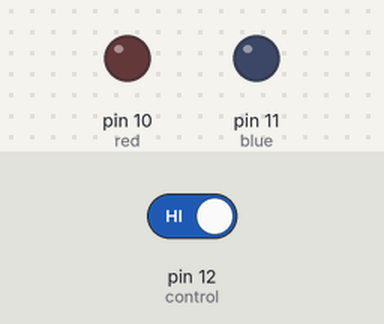
Recording of a sketch running on a simulated Arduino Uno, built with avr-gcc and run on an emulated ATmega328P. Parts: output pins drawn as LEDs (lit = HIGH). The test bench sets the inputs (shaded band); at power-on: pin 12 (control) HIGH.

Above: at 3.26 s.
3.3 s: pin 12 (control) driven LOW
At 4.6 s:
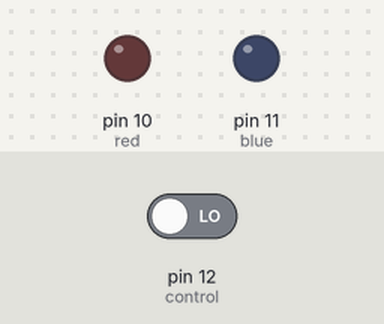
4.9 s: pin 12 (control) driven HIGH
At 5.11 s:
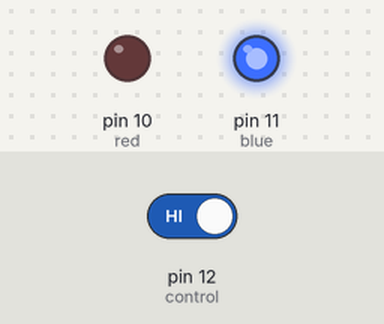
Timing chart, 0 to 14.4 s (numbered marks = the images above; inputs shaded):
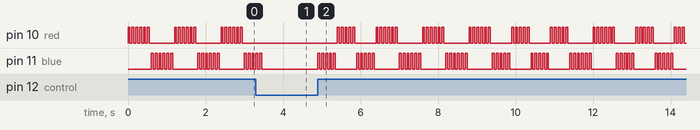

The sketch:

beacon.ino
```cpp
#define red 10
#define blue 11
#define control 12

#define Tflash 50
#define Tc 500

unsigned long ltc = 0;
unsigned long tflash = 0;

bool lr = false;
bool lon = false;

void setup()
{
    pinMode(red, OUTPUT);
    pinMode(blue, OUTPUT);
}
void loop()
{
    while (!digitalRead(control))
        ;

    while ((millis() - ltc) < Tc)
    {
        digitalWrite(red, 1);
        delay(Tflash);
        digitalWrite(red, 0);
        delay(Tflash);
    }
    ltc = millis();
    while ((millis() - ltc) < Tc)
    {
        digitalWrite(blue, 1);
        delay(Tflash);
        digitalWrite(blue, 0);
        delay(Tflash);
    }
    ltc = millis();
}
```

Measured:
- after the input at 3.3 s, pin 10 (red): stops changing and stays LOW; pin 11 (blue): goes on until 3.5 s, then stays LOW
- by itself, pin 10 (red), pin 11 (blue): repeats every 1.2 s: 5 × (LOW 0.05 s, HIGH 0.05 s), LOW 0.65 s, HIGH 0.05 s
